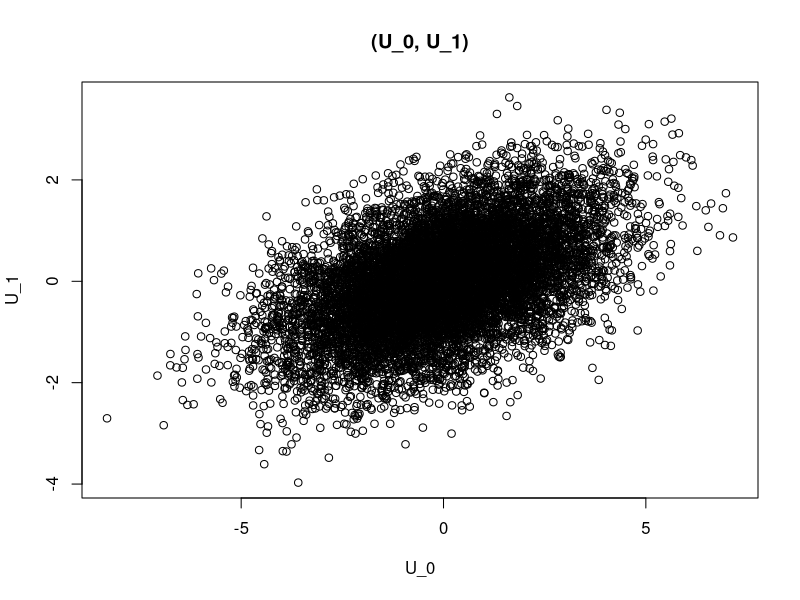

Generate this figure with R:
# Empirical Analysis III
# Mogstad
# Problem Set 1
# 
# Chase Abram, Tom Hierons, Jeanne Sorin

# Get packages(s)
# install.packages("mvtnorm");
library(mvtnorm)

# Parameters
sigma = 2
rho = 0.5
N = 10000

# Generate data
mymean = c(0,0)
mysigma = matrix(c(sigma^2, rho*sigma, rho*sigma, 1), ncol = 2)
U <- rmvnorm(n=N, mean=mymean, sigma = mysigma)

# Spot check
plot(U, xlab="U_0", ylab="U_1", main="(U_0, U_1)")

# returns subset of X which is treated
treated <- function(X) {
  treats = matrix(, nrow = 0, ncol = 2)
  for(i in 1:length(X[,1]))
    if(X[i,2] > X[i,1]) {
      treats <- rbind(treats, X[i,])
    }
  return(treats)
}

# returns subset of X which is untreated
untreated <- function(X) {
  untreats = matrix(, nrow = 0, ncol = 2)
  for(i in 1:length(X[,1]))
    if(X[i,2] <= X[i,1]) {
      untreats <- rbind(untreats, X[i,])
    }
  return(untreats)
}

# Get treated and untreated groups
# Note that we have the counterfactuals in this experiment
tr <- treated(U)
ut <- untreated(U)

# Calculate treatment effects
ATE <- mean(U[,2] - U[,1])
ATT <- mean(tr[,2] - tr[,1])
ATUT <- mean(ut[,2] - ut[,1])
betaOLS <- 1/2*mean(tr[,2])

# E[Y|D=1] - E[Y|D=0]
dif = mean(tr[,2]) - mean(ut[,1])
print(sqrt((1-2*rho*sigma + sigma^2)*2/pi))
print(mean(tr[,1]))
print(mean(tr[,2]))
print(mean(ut[,1]))
print(mean(ut[,2]))
